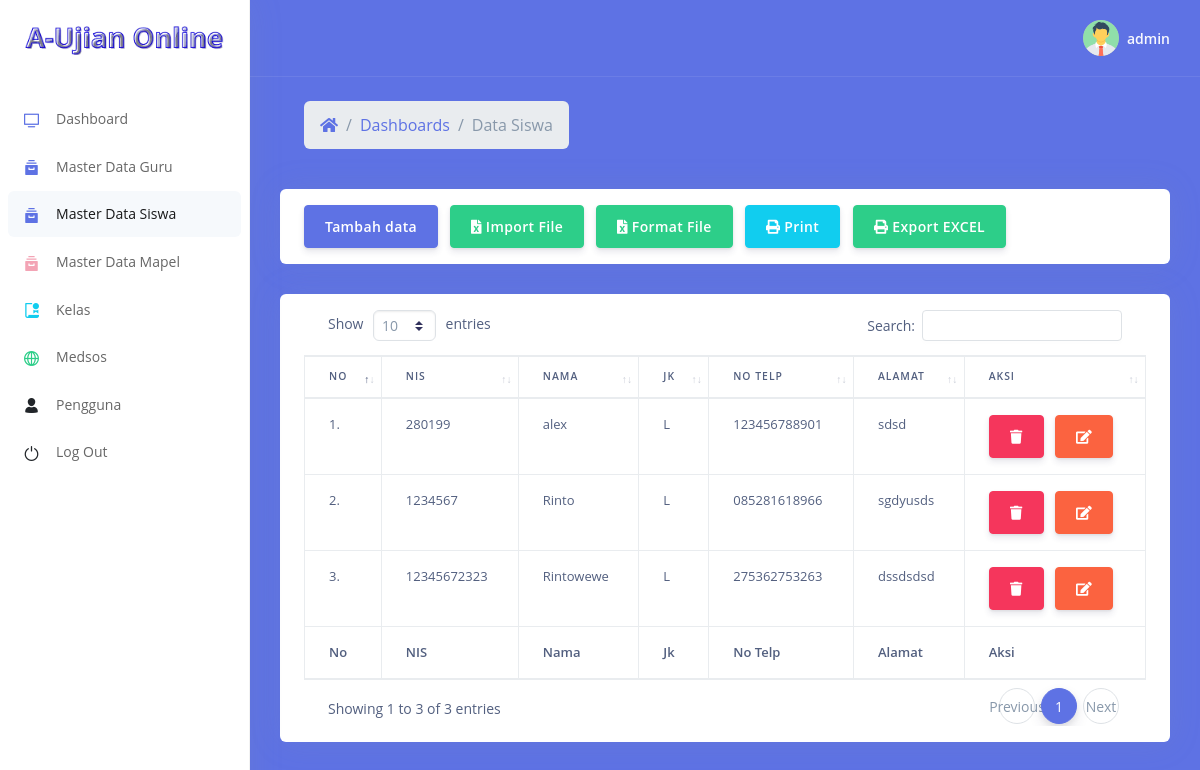
Page /siswa/data_siswa.php (signed in) on the committed database.
### tables this page shows
CREATE TABLE `siswa` (
  `nis` varchar(20) NOT NULL,
  `nama_siswa` varchar(50) NOT NULL,
  `jk` varchar(15) NOT NULL,
  `no_telp` varchar(12) NOT NULL,
  `alamat` text NOT NULL,
  `foto` text NOT NULL,
  `zona_waktu` varchar(25) NOT NULL
);

### siswa/data_siswa.php (the view, shortened to what this page needs)
<?php
include'../koneksi.php';
?>
<!DOCTYPE html>
<html>
<head>
  <link rel="stylesheet" href="../assets/vendor/nucleo/css/nucleo.css" type="text/css">
  <link rel="stylesheet" href="../assets/vendor/@fortawesome/fontawesome-free/css/all.min.css" type="text/css">
  <link rel="stylesheet" href="../assets/css/argon.css?v=1.2.0" type="text/css">
  <link href="../assets/datatables/dataTables.bootstrap4.min.css" rel="stylesheet">
</head>
<body>
  <nav class="sidenav navbar navbar-vertical  fixed-left  navbar-expand-xs navbar-light bg-white" id="sidenav-main">
    <div class="scrollbar-inner">
      <div class="sidenav-header  align-items-center">
        <a class="navbar-brand" href="javascript:void(0)">
          <img src="../assets/img/brand/aplikasi-ujian.png" class="navbar-brand-img" alt="...">
        </a>
      </div>
      <div class="navbar-inner">
        <div class="collapse navbar-collapse" id="sidenav-collapse-main">
          <ul class="navbar-nav">
            <li class="nav-item">
              <a class="nav-link" href="../index.php">
                <i class="ni ni-tv-2 text-primary"></i>
                <span class="nav-link-text">Dashboard</span>
              </a>
            </li>
            <li class="nav-item">
              <a class="nav-link" href="../guru/data_guru.php">
                <i class="ni ni-archive-2 text-primary"></i>
                <span class="nav-link-text">Master Data Guru</span>
              </a>
            </li>
            <li class="nav-item">
              <a class="nav-link active" href="data_siswa.php">
                <i class="ni ni-archive-2 text-primary"></i>
                <span class="nav-link-text">Master Data Siswa</span>
              </a>
            </li>
            <li class="nav-item">
              <a class="nav-link" href="../mapel/mapel.php">
                <i class="ni ni-archive-2 text-pink"></i>
                <span class="nav-link-text">Master Data Mapel</span>
              </a>
            </li>
            <li class="nav-item">
              <a class="nav-link" href="../kelas/kelas.php">
                <i class="ni ni-paper-diploma text-info"></i>
                <span class="nav-link-text">Kelas</span>
              </a>
            </li>
            <li class="nav-item">
              <a class="nav-link" href="../medsos/medsos.php">
                <i class="ni ni-world-2 text-success"></i>
                <span class="nav-link-text">Medsos</span>
              </a>
            </li>
            <li class="nav-item">
              <a class="nav-link" href="../pengguna/pengguna.php">
                <i class="ni ni-single-02 text-dark"></i>
                <span class="nav-link-text">Pengguna</span>
              </a>
            </li>
            <li class="nav-item">
              <a class="nav-link" href="../logout.php">
                <i class="ni ni-button-power text-dark"></i>
                <span class="nav-link-text">Log Out</span>
              </a>
            </li>
          </ul>
        </div>
      </div>
    </div>
  </nav>
  <div class="main-content" id="panel">
    <nav class="navbar navbar-top navbar-expand navbar-dark bg-primary border-bottom">
      <div class="container-fluid">
        <div class="collapse navbar-collapse" id="navbarSupportedContent">
          <ul class="navbar-nav align-items-center  ml-auto ml-md-0 ">
            <li class="nav-item dropdown">
              <a class="nav-link pr-0" href="#" role="button" data-toggle="dropdown" aria-haspopup="true" aria-expanded="false">
                <div class="media align-items-center">
                  <span class="avatar avatar-sm rounded-circle">
                    <img alt="Image placeholder" src="../assets/img/user.png">
                  </span>
                  <div class="media-body  ml-2  d-none d-lg-block">
                    <span class="mb-0 text-sm  font-weight-bold"><?= $_SESSION['username']; ?></span>
                  </div>
                </div>
              </a>
            </li>
          </ul>
        </div>
      </div>
    </nav>
    <div class="header bg-primary pb-6">
      <div class="container-fluid">
        <div class="header-body">
          <div class="row align-items-center py-4">
            <div class="col-lg-6 col-7">
              <nav aria-label="breadcrumb" class="d-none d-md-inline-block ml-md-4">
                <ol class="breadcrumb breadcrumb-links breadcrumb-dark">
                  <li class="breadcrumb-item"><a href="#"><i class="fas fa-home"></i></a></li>
                  <li class="breadcrumb-item"><a href="../index.php">Dashboards</a></li>
                  <li class="breadcrumb-item active" aria-current="page">Data Siswa</li>
                </ol>
              </nav>
            </div>
          </div>
          <div class="row">
            <div class="col-xl-12">
              <div class="card  card-stats">
                <div class="card-body">
                  <a href="" class="btn btn-primary" data-toggle="modal" data-target="#inputsiswa">Tambah data</a>
                  <a href="" class="btn btn-success" data-toggle="modal" data-target="#import"><i class="fa fa-file-excel"></i> Import File</a>
                  <a href="../Data siswa.xls" class="btn btn-success"><i class="fa fa-file-excel"></i> Format File</a>
                  <a href="cetak.php" target="_blank" class="btn btn-info"><i class="fa fa-print"></i> Print</a>
                  <a href="siswa-xls.php" target="_blank" class="btn btn-success"><i class="fa fa-print"></i> Export EXCEL</a>
                </div>
              </div>
            </div>
          </div>
          <div class="row">
            <div class="col-xl-12">
              <div class="card  card-stats">
                <div class="card-body">
                  <div class="table-responsive">
                    <table class="table table-bordered" id="example" width="100%" cellspacing="0">
                      <thead>
                        <tr>
                          <th>No</th>
                          <th>NIS</th>
                          <th>Nama</th>
                          <th>Jk</th>
                          <th>No Telp</th>
                          <th>Alamat</th>
                          <th>Aksi</th>
                        </tr>
                      </thead>
                      <tfoot>
                        <tr>
                          <th>No</th>
                          <th>NIS</th>
                          <th>Nama</th>
                          <th>Jk</th>
                          <th>No Telp</th>
                          <th>Alamat</th>
                          <th>Aksi</th>
                        </tr>
                      </tfoot>
                      <tbody>
                        <?php
                        $no=1;
                        $data_siswa = mysqli_query($koneksi,"SELECT * FROM siswa ORDER BY nama_siswa");
                        while ($tampil = mysqli_fetch_array($data_siswa)) {
                         ?>
                         <tr>
                          <td><?php echo $no++; ?>.</td>
                          <td><?php echo $tampil['nis']; ?></td>
                          <td><?php echo $tampil['nama_siswa']; ?></td>
                          <td><?php echo $tampil['jk']; ?></td>
                          <td><?php echo $tampil['no_telp']; ?></td>
                          <td><?php echo $tampil['alamat']; ?></td>
                          <td>
                            <a onclick="return confirm('Yakin hapus data siswa !!!')" href="data_siswa.php?aksi=hapus&nis=<?= $tampil['nis']; ?>" class="btn btn-danger"><i class="fa fa-trash"></i></a>
                            <a href="edit.php?nis=<?= $tampil['nis'] ?>" class="btn btn-warning"><i class="fa fa-edit"></i></a>
                          </td>
                        </tr>
                      <?php } ?>
                    </tbody>
                  </table>
                </div>
              </div>
            </div>
          </div>
        </div>
      </div>
    </div>
  </div>
</div>
</body>
</html>

### rows in the picture
siswa: nis "280199", nama_siswa "alex", jk "L", no_telp "123456788901", alamat "sdsd"
siswa: nis "1234567", nama_siswa "Rinto", jk "L", no_telp "085281618966", alamat "sgdyusds"
siswa: nis "12345672323", nama_siswa "Rintowewe", jk "L", no_telp "275362753263", alamat "dssdsdsd"

### other values in the picture
$_SESSION['username'] "admin"
